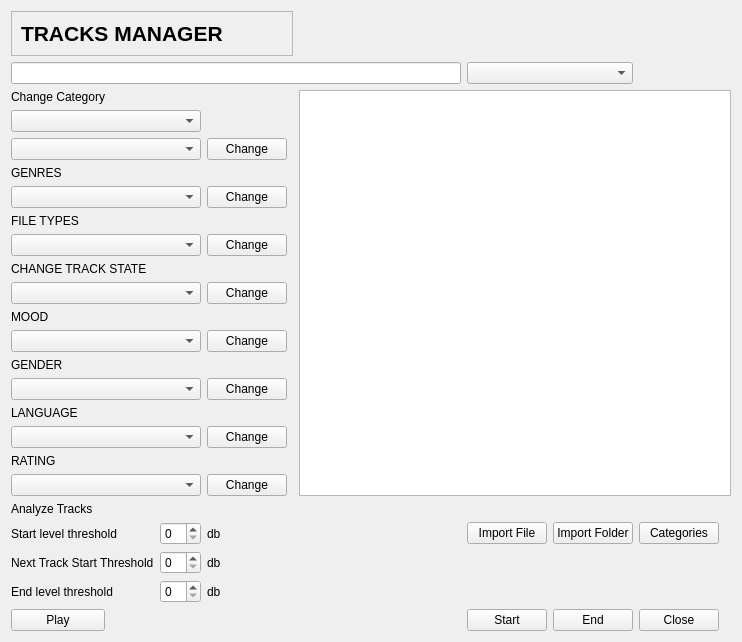
<?xml version="1.0" encoding="UTF-8"?>
<ui version="4.0">
 <class>TracksManager</class>
 <widget class="QWidget" name="TracksManager">
  <property name="geometry">
   <rect>
    <x>0</x>
    <y>0</y>
    <width>742</width>
    <height>628</height>
   </rect>
  </property>
  <property name="windowTitle">
   <string>Form</string>
  </property>
  <layout class="QGridLayout" name="gridLayout">
   <item row="5" column="4">
    <widget class="QPushButton" name="pushButton_5">
     <property name="text">
      <string>Change</string>
     </property>
    </widget>
   </item>
   <item row="17" column="4">
    <widget class="QPushButton" name="pushButton_11">
     <property name="text">
      <string>Change</string>
     </property>
    </widget>
   </item>
   <item row="0" column="0" colspan="6">
    <widget class="QFrame" name="frame">
     <property name="frameShape">
      <enum>QFrame::StyledPanel</enum>
     </property>
     <property name="frameShadow">
      <enum>QFrame::Raised</enum>
     </property>
     <layout class="QVBoxLayout" name="verticalLayout">
      <item>
       <widget class="QLabel" name="label_16">
        <property name="font">
         <font>
          <pointsize>16</pointsize>
          <weight>75</weight>
          <bold>true</bold>
         </font>
        </property>
        <property name="text">
         <string>TRACKS MANAGER</string>
        </property>
       </widget>
      </item>
     </layout>
    </widget>
   </item>
   <item row="9" column="4">
    <widget class="QPushButton" name="pushButton_7">
     <property name="text">
      <string>Change</string>
     </property>
    </widget>
   </item>
   <item row="13" column="0" colspan="4">
    <widget class="QComboBox" name="comboBox_6">
     <property name="currentText">
      <string/>
     </property>
     <property name="minimumContentsLength">
      <number>0</number>
     </property>
    </widget>
   </item>
   <item row="23" column="0" colspan="3">
    <widget class="QLabel" name="label_12">
     <property name="text">
      <string>End level threshold</string>
     </property>
    </widget>
   </item>
   <item row="23" column="4">
    <widget class="QLabel" name="label_15">
     <property name="text">
      <string>db</string>
     </property>
    </widget>
   </item>
   <item row="19" column="4">
    <widget class="QPushButton" name="pushButton_9">
     <property name="text">
      <string>Change</string>
     </property>
    </widget>
   </item>
   <item row="22" column="4">
    <widget class="QLabel" name="label_14">
     <property name="text">
      <string>db</string>
     </property>
    </widget>
   </item>
   <item row="21" column="0" colspan="3">
    <widget class="QLabel" name="label_10">
     <property name="text">
      <string>Start level threshold</string>
     </property>
    </widget>
   </item>
   <item row="24" column="0">
    <widget class="QPushButton" name="pushButton">
     <property name="text">
      <string>Play</string>
     </property>
    </widget>
   </item>
   <item row="12" column="0" colspan="2">
    <widget class="QLabel" name="label_4">
     <property name="text">
      <string>MOOD</string>
     </property>
    </widget>
   </item>
   <item row="7" column="4">
    <widget class="QPushButton" name="pushButton_6">
     <property name="text">
      <string>Change</string>
     </property>
    </widget>
   </item>
   <item row="20" column="0" colspan="2">
    <widget class="QLabel" name="label_9">
     <property name="text">
      <string>Analyze Tracks</string>
     </property>
    </widget>
   </item>
   <item row="22" column="0" colspan="3">
    <widget class="QLabel" name="label_11">
     <property name="text">
      <string>Next Track Start Threshold</string>
     </property>
    </widget>
   </item>
   <item row="4" column="0" colspan="4">
    <widget class="QComboBox" name="comboBox_2">
     <property name="currentText">
      <string/>
     </property>
     <property name="minimumContentsLength">
      <number>0</number>
     </property>
    </widget>
   </item>
   <item row="1" column="0" rowspan="2" colspan="7">
    <widget class="QLineEdit" name="lineEdit_2"/>
   </item>
   <item row="16" column="0" colspan="2">
    <widget class="QLabel" name="label_8">
     <property name="text">
      <string>LANGUAGE</string>
     </property>
    </widget>
   </item>
   <item row="15" column="0" colspan="4">
    <widget class="QComboBox" name="comboBox_9">
     <property name="currentText">
      <string/>
     </property>
     <property name="minimumContentsLength">
      <number>0</number>
     </property>
    </widget>
   </item>
   <item row="18" column="0" colspan="2">
    <widget class="QLabel" name="label_7">
     <property name="text">
      <string>RATING</string>
     </property>
    </widget>
   </item>
   <item row="9" column="0" colspan="4">
    <widget class="QComboBox" name="comboBox_5">
     <property name="currentText">
      <string/>
     </property>
     <property name="minimumContentsLength">
      <number>0</number>
     </property>
    </widget>
   </item>
   <item row="15" column="4">
    <widget class="QPushButton" name="pushButton_10">
     <property name="text">
      <string>Change</string>
     </property>
    </widget>
   </item>
   <item row="17" column="0" colspan="4">
    <widget class="QComboBox" name="comboBox_10">
     <property name="currentText">
      <string/>
     </property>
     <property name="minimumContentsLength">
      <number>0</number>
     </property>
    </widget>
   </item>
   <item row="11" column="0" colspan="4">
    <widget class="QComboBox" name="comboBox_7">
     <property name="currentText">
      <string/>
     </property>
     <property name="minimumContentsLength">
      <number>0</number>
     </property>
    </widget>
   </item>
   <item row="1" column="7" rowspan="2" colspan="2">
    <widget class="QComboBox" name="comboBox">
     <property name="currentText">
      <string/>
     </property>
     <property name="minimumContentsLength">
      <number>0</number>
     </property>
    </widget>
   </item>
   <item row="13" column="4">
    <widget class="QPushButton" name="pushButton_12">
     <property name="text">
      <string>Change</string>
     </property>
    </widget>
   </item>
   <item row="14" column="0" colspan="2">
    <widget class="QLabel" name="label_6">
     <property name="text">
      <string>GENDER</string>
     </property>
    </widget>
   </item>
   <item row="7" column="0" colspan="4">
    <widget class="QComboBox" name="comboBox_4">
     <property name="currentText">
      <string/>
     </property>
     <property name="minimumContentsLength">
      <number>0</number>
     </property>
    </widget>
   </item>
   <item row="8" column="0" colspan="2">
    <widget class="QLabel" name="label_3">
     <property name="text">
      <string>FILE TYPES</string>
     </property>
    </widget>
   </item>
   <item row="11" column="4">
    <widget class="QPushButton" name="pushButton_8">
     <property name="text">
      <string>Change</string>
     </property>
    </widget>
   </item>
   <item row="21" column="4">
    <widget class="QLabel" name="label_13">
     <property name="text">
      <string>db</string>
     </property>
    </widget>
   </item>
   <item row="22" column="3">
    <widget class="QSpinBox" name="spinBox_2"/>
   </item>
   <item row="19" column="0" colspan="4">
    <widget class="QComboBox" name="comboBox_8">
     <property name="currentText">
      <string/>
     </property>
     <property name="minimumContentsLength">
      <number>0</number>
     </property>
    </widget>
   </item>
   <item row="5" column="0" colspan="4">
    <widget class="QComboBox" name="comboBox_3">
     <property name="currentText">
      <string/>
     </property>
     <property name="minimumContentsLength">
      <number>0</number>
     </property>
    </widget>
   </item>
   <item row="21" column="3">
    <widget class="QSpinBox" name="spinBox"/>
   </item>
   <item row="6" column="0">
    <widget class="QLabel" name="label_2">
     <property name="text">
      <string>GENRES</string>
     </property>
    </widget>
   </item>
   <item row="10" column="0" colspan="3">
    <widget class="QLabel" name="label_5">
     <property name="text">
      <string>CHANGE TRACK STATE</string>
     </property>
    </widget>
   </item>
   <item row="3" column="0">
    <widget class="QLabel" name="label">
     <property name="text">
      <string>Change Category</string>
     </property>
    </widget>
   </item>
   <item row="23" column="3">
    <widget class="QSpinBox" name="spinBox_3"/>
   </item>
   <item row="21" column="7">
    <widget class="QPushButton" name="pushButton_2">
     <property name="text">
      <string>Import File</string>
     </property>
    </widget>
   </item>
   <item row="21" column="8">
    <widget class="QPushButton" name="pushButton_3">
     <property name="text">
      <string>Import Folder</string>
     </property>
    </widget>
   </item>
   <item row="21" column="9">
    <widget class="QPushButton" name="pushButton_4">
     <property name="text">
      <string>Categories</string>
     </property>
    </widget>
   </item>
   <item row="21" column="6">
    <spacer name="horizontalSpacer">
     <property name="orientation">
      <enum>Qt::Horizontal</enum>
     </property>
     <property name="sizeHint" stdset="0">
      <size>
       <width>259</width>
       <height>20</height>
      </size>
     </property>
    </spacer>
   </item>
   <item row="24" column="7">
    <widget class="QPushButton" name="pushButton_13">
     <property name="text">
      <string>Start</string>
     </property>
    </widget>
   </item>
   <item row="24" column="8">
    <widget class="QPushButton" name="pushButton_14">
     <property name="text">
      <string>End</string>
     </property>
    </widget>
   </item>
   <item row="24" column="9">
    <widget class="QPushButton" name="pushButton_15">
     <property name="text">
      <string>Close</string>
     </property>
    </widget>
   </item>
   <item row="3" column="6" rowspan="17" colspan="6">
    <widget class="QTableView" name="tableView"/>
   </item>
  </layout>
 </widget>
 <resources/>
 <connections/>
</ui>
